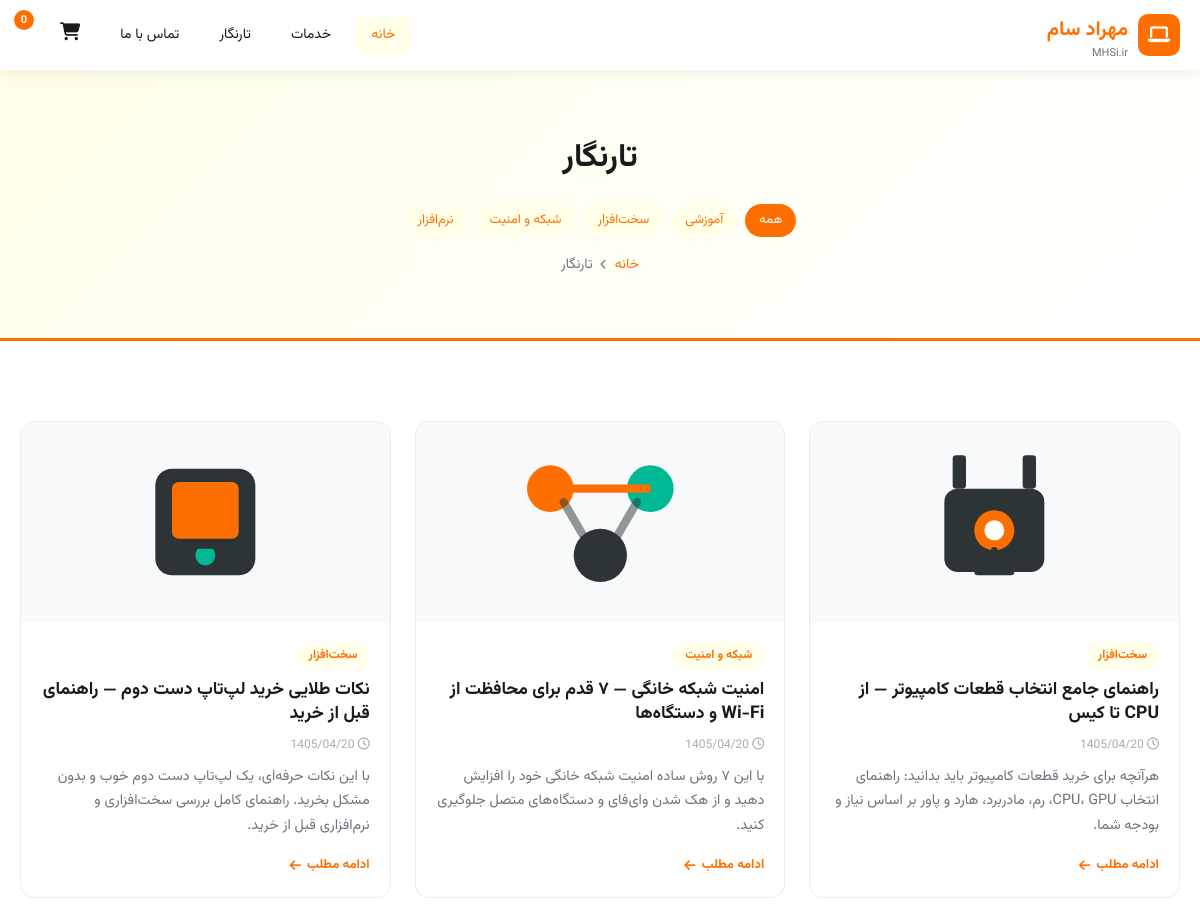
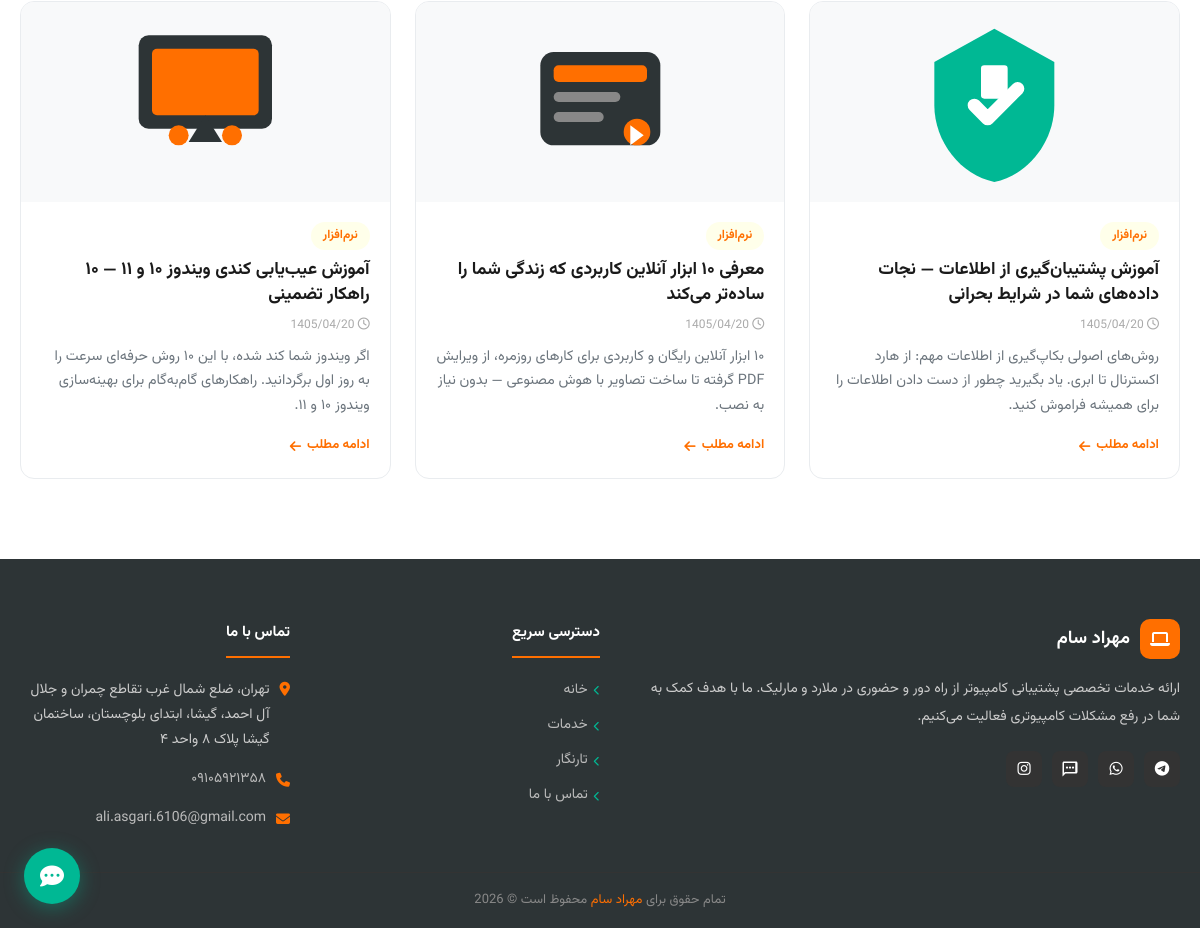
Page /tarnegar on the committed database (2 pictures, top to bottom).
### tables this page shows
CREATE TABLE `posts` (
  `id` int(11) NOT NULL AUTO_INCREMENT,
  `author_id` int(11) DEFAULT '1',
  `title` varchar(255) NOT NULL,
  `slug` varchar(255) NOT NULL,
  `content` longtext,
  `kholaseh` text COMMENT 'خلاصه / چکیده',
  `subtitle` varchar(200) DEFAULT '',
  `tasvir` varchar(500) DEFAULT NULL COMMENT 'تصویر شاخص',
  `type` varchar(50) NOT NULL DEFAULT 'blog' COMMENT 'blog | safhe | maghaleh | khabar',
  `page_section` varchar(50) DEFAULT NULL,
  `display_order` int(11) DEFAULT '0',
  `template` varchar(50) DEFAULT 'default',
  `language` varchar(5) DEFAULT 'fa',
  `status` varchar(20) DEFAULT 'draft' COMMENT 'publish | draft | trash',
  `bazid` int(11) DEFAULT '0' COMMENT 'تعداد بازدید',
  `meta_title` varchar(255) DEFAULT NULL,
  `meta_description` varchar(500) DEFAULT NULL,
  `meta_keywords` text,
  `created_at` datetime DEFAULT CURRENT_TIMESTAMP,
  `updated_at` datetime DEFAULT NULL ON UPDATE CURRENT_TIMESTAMP,
  PRIMARY KEY (`id`),
  UNIQUE KEY `unique_slug_type` (`slug`,`type`),
  KEY `idx_type_status` (`type`,`status`),
  KEY `idx_author` (`author_id`)
);

CREATE TABLE `categories` (
  `id` int(11) NOT NULL AUTO_INCREMENT,
  `title` varchar(100) NOT NULL,
  `slug` varchar(100) NOT NULL,
  `description` text,
  PRIMARY KEY (`id`),
  UNIQUE KEY `slug` (`slug`)
);

### mohtava/tarnegar/tarnegar-model.php (called while the page is built, shortened)
<?php
function tarnegar_get_list($page = 1, $limit = 6) {
    $bank = new Bank();
    $conn = $bank->getConnection();
    $offset = ($page - 1) * $limit;
    $stmt = $conn->prepare(
        "SELECT id, title, slug, content, kholaseh, tasvir, created_at FROM posts WHERE type = 'blog' AND status = 'publish' ORDER BY created_at DESC LIMIT ? OFFSET ?"
    );
    $stmt->bind_param("ii", $limit, $offset);
    $stmt->execute();
    $result = $stmt->get_result();
    $posts = [];
    while ($row = $result->fetch_assoc()) {
        $row['categories'] = tarnegar_get_post_categories($row['id']);
        $posts[] = $row;
    }
    $count_result = $conn->query("SELECT COUNT(*) AS cnt FROM posts WHERE type = 'blog' AND status = 'publish'");
    $total = $count_result->fetch_assoc()['cnt'] ?? 0;
    return ['posts' => $posts, 'total' => $total, 'pages' => ceil($total / $limit)];
}
function tarnegar_get_post_categories($post_id) {
    $bank = new Bank();
    $conn = $bank->getConnection();
    $stmt = $conn->prepare("SELECT c.id, c.title, c.slug FROM categories c JOIN post_categories pc ON pc.category_id = c.id WHERE pc.post_id = ?");
    $stmt->bind_param("i", $post_id);
    $stmt->execute();
    $result = $stmt->get_result();
    $cats = $result->fetch_all(MYSQLI_ASSOC);
    return $cats;
}
function tarnegar_get_all_categories() {
    $bank = new Bank();
    $conn = $bank->getConnection();
    $result = $conn->query("SELECT id, title, slug, description FROM categories ORDER BY title");
    $cats = $result->fetch_all(MYSQLI_ASSOC);
    return $cats;
}

### haste/tanzimat.php (called while the page is built, shortened)
<?php
function g2j($gy, $gm, $gd) {
    $g_d_m = [0, 31, 59, 90, 120, 151, 181, 212, 243, 273, 304, 334];
    $jy = ($gy <= 1600) ? 0 : 979;
    $gy -= ($gy <= 1600) ? 621 : 1600;
    $gy2 = ($gm > 2) ? ($gy + 1) : $gy;
    $days = 365 * $gy + (int)(($gy2 + 3) / 4) - (int)(($gy2 + 99) / 100) + (int)(($gy2 + 399) / 400) - 80 + $gd + $g_d_m[$gm - 1];
    $jy += 33 * ((int)($days / 12053));
    $days %= 12053;
    $jy += 4 * ((int)($days / 1461));
    $days %= 1461;
    if ($days > 365) {
        $jy += (int)(($days - 1) / 365);
        $days = ($days - 1) % 365;
    }
    $jm = ($days < 186) ? 1 + (int)($days / 31) : 7 + (int)(($days - 186) / 30);
    $jd = 1 + (($days < 186) ? ($days % 31) : (($days - 186) % 30));
    return [$jy, $jm, $jd];
}
function to_jalali($datetime, $format = 'Y/m/d') {
    $ts = is_numeric($datetime) ? (int)$datetime : strtotime($datetime);
    list($jy, $jm, $jd) = g2j((int)date('Y', $ts), (int)date('n', $ts), (int)date('j', $ts));
    $out = str_replace('Y', $jy, $format);
    $out = str_replace('m', str_pad($jm, 2, '0', STR_PAD_LEFT), $out);
    $out = str_replace('d', str_pad($jd, 2, '0', STR_PAD_LEFT), $out);
    $out = str_replace('H', date('H', $ts), $out);
    $out = str_replace('i', date('i', $ts), $out);
    $out = str_replace('s', date('s', $ts), $out);
    return $out;
}

### ghaleb/mehrsam/tarnegar.php (the view, shortened to what this page needs)
<?php include MASIR_GHALEB . 'sarfaraz.php'; ?>
<div class="sarsafhe-safhe">
    <div class="mohtava-container">
        <h1><?= htmlspecialchars($page_data['title'] ?? 'تارنگار') ?></h1>
        <?php if (!empty($categories)): ?>
            <div style="display:flex;gap:8px;justify-content:center;flex-wrap:wrap;margin-top:16px;">
                <a href="<?= BASE_URL ?>tarnegar" style="display:inline-block;padding:5px 14px;border-radius:20px;font-size:13px;background:var(--rang-asli);color:#fff;text-decoration:none;">همه</a>
                <?php foreach ($categories as $cat): ?>
                    <a href="<?= BASE_URL ?>tarnegar?cat=<?= urlencode($cat['slug']) ?>" style="display:inline-block;padding:5px 14px;border-radius:20px;font-size:13px;background:var(--rang-roshan);color:var(--rang-asli);text-decoration:none;"><?= htmlspecialchars($cat['title']) ?></a>
                <?php endforeach; ?>
            </div>
        <?php endif; ?>
        <div class="masir-nabz">
            <a href="<?= BASE_URL ?>/">خانه</a>
            <span><i class="fa-solid fa-chevron-left" style="font-size:10px;"></i></span>
            <span>تارنگار</span>
        </div>
    </div>
</div>
<section class="bakhsh blog-listing">
    <div class="mohtava-container">
        <?php if (!empty($posts)): ?>
            <div class="blog-grid">
                <?php foreach ($posts as $p): ?>
                    <a class="blog-card" href="<?= BASE_URL ?>tarnegar/<?= htmlspecialchars($p['slug']) ?>">
                        <div class="blog-img">
                            <?php if (!empty($p['tasvir'])): ?>
                                <?= $p['tasvir'] ?>
                            <?php else: ?>
                                <div class="blog-img-placeholder"><i class="fa-solid fa-newspaper"></i></div>
                            <?php endif; ?>
                        </div>
                        <div class="blog-body">
                            <?php if (!empty($p['categories'])): ?>
                                <span class="blog-cat"><?= htmlspecialchars($p['categories'][0]['title']) ?></span>
                            <?php endif; ?>
                            <h3><?= htmlspecialchars($p['title']) ?></h3>
                            <span class="blog-date"><i class="fa-regular fa-clock"></i> <?= to_jalali($p['created_at'], 'Y/m/d') ?></span>
                            <p><?= htmlspecialchars(mb_substr(strip_tags($p['kholaseh'] ?: $p['content']), 0, 150)) ?></p>
                            <span class="blog-more">ادامه مطلب <i class="fa-solid fa-arrow-left"></i></span>
                        </div>
                    </a>
                <?php endforeach; ?>
            </div>
        <?php endif; ?>
    </div>
</section>
<?php include MASIR_GHALEB . 'panevis.php'; ?>

### ghaleb/mehrsam/tarnegar.php (style rules this page uses)
.blog-grid { display:grid; grid-template-columns:repeat(auto-fill,minmax(320px,1fr)); gap:24px; }
.blog-card { display:flex; flex-direction:column; background:#fff; border:1px solid var(--rang-border); border-radius:14px; overflow:hidden; text-decoration:none; color:inherit; transition:all .3s ease; }
.blog-img { height:200px; overflow:hidden; background:var(--rang-sabz); }
.blog-img svg { width:100%; height:100%; object-fit:cover; }
.blog-body { padding:20px; flex:1; display:flex; flex-direction:column; gap:8px; text-align:right; }
.blog-cat { display:inline-block; padding:3px 12px; border-radius:20px; background:var(--rang-roshan); color:var(--rang-asli); font-size:12px; font-weight:600; width:fit-content; }
.blog-body h3 { font-size:1.1rem; color:var(--rang-matn); line-height:1.4; margin:0; }
.blog-date { font-size:12px; color:#aaa; }
.blog-body p { font-size:0.9rem; color:var(--rang-gray); line-height:1.7; flex:1; margin:0; }
.blog-more { display:flex; align-items:center; gap:6px; font-size:13px; font-weight:600; color:var(--rang-asli); margin-top:8px; }

### rows in the picture
posts: title "تارنگار"
categories: title "آموزشی"
categories: title "سخت‌افزار"
categories: title "شبکه و امنیت"
categories: title "نرم‌افزار"
posts: title "راهنمای جامع انتخاب قطعات کامپیوتر — از CPU تا کیس", created_at "1405/04/20", kholaseh "هرآنچه برای خرید قطعات کامپیوتر باید بدانید: راهنمای انتخاب CPU، GPU، رم، مادربرد، هارد و پاور بر اساس نیاز و بودجه شما."
posts: title "امنیت شبکه خانگی — ۷ قدم برای محافظت از Wi-Fi و دستگاه‌ها", created_at "1405/04/20", kholaseh "با این ۷ روش ساده امنیت شبکه خانگی خود را افزایش دهید و از هک شدن وای‌فای و دستگاه‌های متصل جلوگیری کنید."
posts: title "نکات طلایی خرید لپ‌تاپ دست دوم — راهنمای قبل از خرید", created_at "1405/04/20", kholaseh "با این نکات حرفه‌ای، یک لپ‌تاپ دست دوم خوب و بدون مشکل بخرید. راهنمای کامل بررسی سخت‌افزاری و نرم‌افزاری قبل از خرید."
posts: title "آموزش پشتیبان‌گیری از اطلاعات — نجات داده‌های شما در شرایط بحرانی", created_at "1405/04/20", kholaseh "روش‌های اصولی بکاپ‌گیری از اطلاعات مهم: از هارد اکسترنال تا ابری. یاد بگیرید چطور از دست دادن اطلاعات را برای همیشه فراموش کنید."
posts: title "معرفی ۱۰ ابزار آنلاین کاربردی که زندگی شما را ساده‌تر می‌کند", created_at "1405/04/20", kholaseh "۱۰ ابزار آنلاین رایگان و کاربردی برای کارهای روزمره، از ویرایش PDF گرفته تا ساخت تصاویر با هوش مصنوعی — بدون نیاز به نصب."
posts: title "آموزش عیب‌یابی کندی ویندوز ۱۰ و ۱۱ — ۱۰ راهکار تضمینی", created_at "1405/04/20", kholaseh "اگر ویندوز شما کند شده، با این ۱۰ روش حرفه‌ای سرعت را به روز اول برگردانید. راهکارهای گام‌به‌گام برای بهینه‌سازی ویندوز ۱۰ و ۱۱."

### other values in the picture
$site_title "مهراد سام"
$item['label'] "خانه"
$item['label'] "خدمات"
$item['label'] "تارنگار"
$item['label'] "تماس با ما"
sabad_count() "0"
SITE_NAME "مهراد سام"
$lnk[1] "خانه"
$lnk[1] "خدمات"
$lnk[1] "تارنگار"
$lnk[1] "تماس با ما"
SITE_ADRES "تهران، ضلع شمال غرب تقاطع چمران و جلال آل احمد، گیشا، ابتدای بلوچستان، ساختمان گیشا پلاک ۸ واحد ۴"
SITE_TEL "۰۹۱۰۵۹۲۱۳۵۸"
SITE_EMAIL "ali.asgari.6106@gmail.com"
